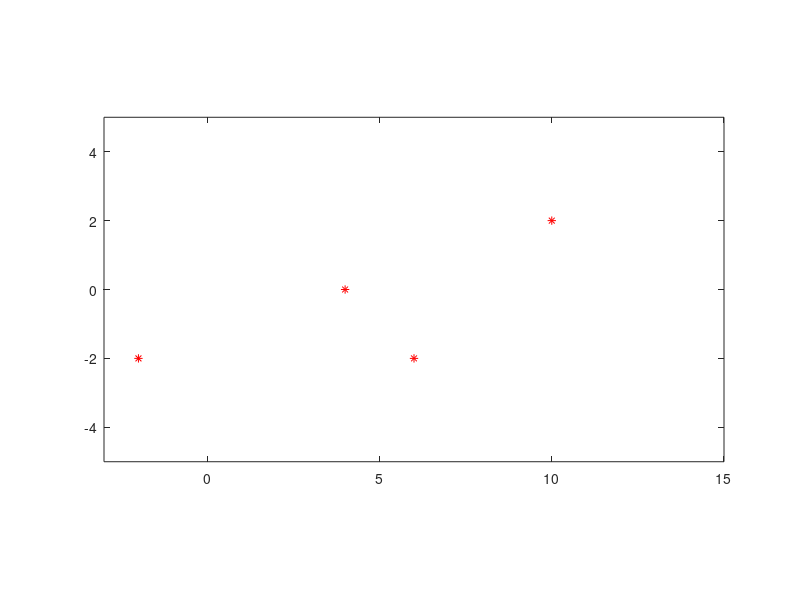

This chart was generated by the following MATLAB code: (Note: this script raises an error after producing the figure.)
clear

px = [-2 4 6 10];
py = [-2 0 -2 2];

tk = [-1 0 2 3];

plot(px,py, 'r*')

axis equal
axis([-3 15 -5 5]);
hold on

syms a3 a2 a1 a0 t

c(t) = a3 * t^3 + a2 * t^2 + a1 * t + a0;
cd(t) = diff(c,t);

e = [c(tk(1)) == px(1), c(tk(2)) == px(2), c(tk(3)) == px(3), c(tk(4)) == px(4)];
m = solve(e, [a3 a2 a1 a0]);
x(t) = subs(c, [a3 a2 a1 a0], [m.a3 m.a2 m.a1 m.a0]);
xd(t) = diff(x, t);

e = [c(tk(1)) == py(1), c(tk(2)) == py(2), c(tk(3)) == py(3), c(tk(4)) == py(4)];
m = solve(e, [a3 a2 a1 a0]);
y(t) = subs(c, [a3 a2 a1 a0], [m.a3 m.a2 m.a1 m.a0]);
yd(t) = diff(y,t);

fplot(x,y,[tk(1) tk(4)])

%%%%%%%%%%% 11. feladat %%%%%%%%%%%
% kezdo px(4) py(4)
% veg (14 -4) erintoje (3 0)
% t -1 1

px2 = [10 14];
py2 =  [2 -4];

plot(px2,py2, 'r*')

tk2 = [-1 1];
vx = 3;
vy = 0;

e = [c(tk2(1)) == px2(1), c(tk2(2)) == px2(2), cd(tk2(1)) == xd(tk(4)), cd(tk2(2)) == vx];
m = solve(e, [a3 a2 a1 a0]);
x(t) = subs(c, [a3 a2 a1 a0], [m.a3, m.a2, m.a1, m.a0]);

e = [c(tk2(1)) == py2(1), c(tk2(2)) == py2(2), cd(tk2(1)) == yd(tk(4)), cd(tk2(2)) == vy];
m = solve(e, [a3 a2 a1 a0]);
y(t) = subs(c, [a3 a2 a1 a0], [m.a3 m.a2 m.a1 m.a0]);

fplot(x,y, [tk2(1) tk2(2)])
